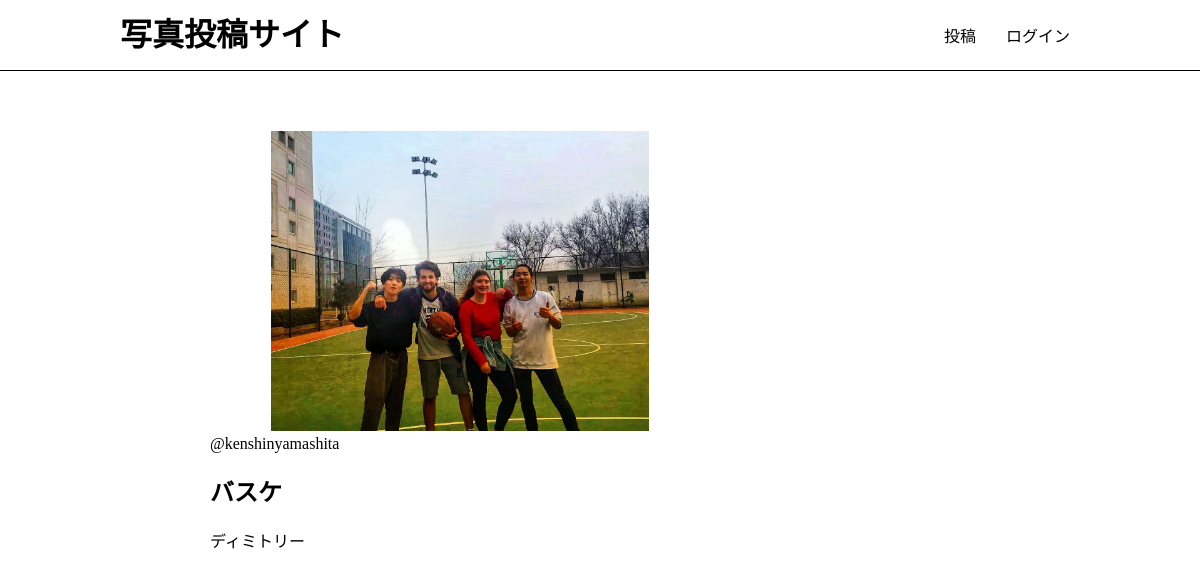
Page /photos/3/ on the committed database.
### app/models.py (models this page shows, shortened)
class Photo(models.Model):
    title = models.CharField(max_length=150)
    comment = models.TextField(blank=True)
    image = models.ImageField(upload_to='photos')
    category = models.ForeignKey(Category,on_delete=models.PROTECT)
    user = models.ForeignKey(User, on_delete=models.CASCADE)
    created_at = models.DateTimeField(auto_now=True)

### app/views.py (the view)
# urls.py: path('photos/<int:pk>/', views.photos_detail, name='photos_detail'),
def photos_detail(request, pk):
    photo = get_object_or_404(Photo, pk=pk)
    return render(request, 'app/photos_detail.html', {'photo': photo})

### app/templates/app/photos_detail.html (shortened to what this page needs)
{% extends 'app/base.html' %}
{% block content %}
<div class="photo-detail">
  <img src="{{ photo.image.url }}" class="photo-img">
  <div class="photo-info">
      <a href="{% url 'app:users_detail'
                        photo.user.id %}">@{{ photo.user }}</a>
  </div>
  <h2>{{ photo.title }}</h2>
  <p>{{ photo.comment }}</p>
</div>
{% endblock %}

### static/css/style.css (style rules this page uses)
html, body { margin: 0; }
div { box-sizing: border-box; }
a { text-decoration: none; color: #000; }
.photo-img { width: 100%; max-width: 500px; height: 300px; object-fit: cover; border-radius: 4px; }
.photo-detail .photo-img { object-fit: contain; }

### rows in the picture
Photo: image (picture), user "kenshinyamashita", title "バスケ", comment "ディミトリー"
